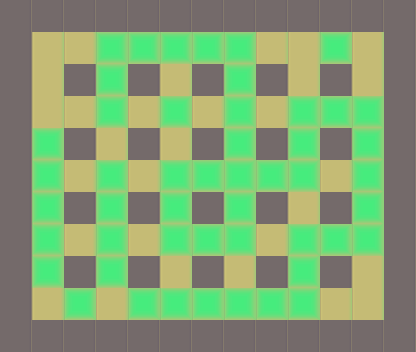

Below is a game level as drawn by its tile map, then a one-line description and the .tmx file that defines it, in full:
An orthogonal 13x11 tile map with 32x32 px tiles, 2 tile layers (base, piedras).

<map version="1.0" orientation="orthogonal" renderorder="right-down" width="13" height="11" tilewidth="32" tileheight="32" nextobjectid="1">
 <properties>
  <property name="nombre" value="Nivel 1" />
 </properties>
 <tileset firstgid="1" name="tile" tilewidth="32" tileheight="32" tilecount="3">
  <image source="../../resources/tilebase.png" width="96" height="32" />
  <terraintypes>
   <terrain name="New Terrain" tile="-1" />
  </terraintypes>
 </tileset>
 <layer name="base" width="13" height="11">
  <data>
   <tile gid="1" />
   <tile gid="1" />
   <tile gid="1" />
   <tile gid="1" />
   <tile gid="1" />
   <tile gid="1" />
   <tile gid="1" />
   <tile gid="1" />
   <tile gid="1" />
   <tile gid="1" />
   <tile gid="1" />
   <tile gid="1" />
   <tile gid="1" />
   <tile gid="1" />
   <tile gid="2" />
   <tile gid="2" />
   <tile gid="2" />
   <tile gid="2" />
   <tile gid="2" />
   <tile gid="2" />
   <tile gid="2" />
   <tile gid="2" />
   <tile gid="2" />
   <tile gid="2" />
   <tile gid="2" />
   <tile gid="1" />
   <tile gid="1" />
   <tile gid="2" />
   <tile gid="1" />
   <tile gid="2" />
   <tile gid="1" />
   <tile gid="2" />
   <tile gid="1" />
   <tile gid="2" />
   <tile gid="1" />
   <tile gid="2" />
   <tile gid="1" />
   <tile gid="2" />
   <tile gid="1" />
   <tile gid="1" />
   <tile gid="2" />
   <tile gid="2" />
   <tile gid="2" />
   <tile gid="2" />
   <tile gid="2" />
   <tile gid="2" />
   <tile gid="2" />
   <tile gid="2" />
   <tile gid="2" />
   <tile gid="2" />
   <tile gid="2" />
   <tile gid="1" />
   <tile gid="1" />
   <tile gid="2" />
   <tile gid="1" />
   <tile gid="2" />
   <tile gid="1" />
   <tile gid="2" />
   <tile gid="1" />
   <tile gid="2" />
   <tile gid="1" />
   <tile gid="2" />
   <tile gid="1" />
   <tile gid="2" />
   <tile gid="1" />
   <tile gid="1" />
   <tile gid="2" />
   <tile gid="2" />
   <tile gid="2" />
   <tile gid="2" />
   <tile gid="2" />
   <tile gid="2" />
   <tile gid="2" />
   <tile gid="2" />
   <tile gid="2" />
   <tile gid="2" />
   <tile gid="2" />
   <tile gid="1" />
   <tile gid="1" />
   <tile gid="2" />
   <tile gid="1" />
   <tile gid="2" />
   <tile gid="1" />
   <tile gid="2" />
   <tile gid="1" />
   <tile gid="2" />
   <tile gid="1" />
   <tile gid="2" />
   <tile gid="1" />
   <tile gid="2" />
   <tile gid="1" />
   <tile gid="1" />
   <tile gid="2" />
   <tile gid="2" />
   <tile gid="2" />
   <tile gid="2" />
   <tile gid="2" />
   <tile gid="2" />
   <tile gid="2" />
   <tile gid="2" />
   <tile gid="2" />
   <tile gid="2" />
   <tile gid="2" />
   <tile gid="1" />
   <tile gid="1" />
   <tile gid="2" />
   <tile gid="1" />
   <tile gid="2" />
   <tile gid="1" />
   <tile gid="2" />
   <tile gid="1" />
   <tile gid="2" />
   <tile gid="1" />
   <tile gid="2" />
   <tile gid="1" />
   <tile gid="2" />
   <tile gid="1" />
   <tile gid="1" />
   <tile gid="2" />
   <tile gid="2" />
   <tile gid="2" />
   <tile gid="2" />
   <tile gid="2" />
   <tile gid="2" />
   <tile gid="2" />
   <tile gid="2" />
   <tile gid="2" />
   <tile gid="2" />
   <tile gid="2" />
   <tile gid="1" />
   <tile gid="1" />
   <tile gid="1" />
   <tile gid="1" />
   <tile gid="1" />
   <tile gid="1" />
   <tile gid="1" />
   <tile gid="1" />
   <tile gid="1" />
   <tile gid="1" />
   <tile gid="1" />
   <tile gid="1" />
   <tile gid="1" />
   <tile gid="1" />
  </data>
 </layer>
 <layer name="piedras" width="13" height="11">
  <data>
   <tile gid="0" />
   <tile gid="0" />
   <tile gid="0" />
   <tile gid="0" />
   <tile gid="0" />
   <tile gid="0" />
   <tile gid="0" />
   <tile gid="0" />
   <tile gid="0" />
   <tile gid="0" />
   <tile gid="0" />
   <tile gid="0" />
   <tile gid="0" />
   <tile gid="0" />
   <tile gid="0" />
   <tile gid="0" />
   <tile gid="3" />
   <tile gid="3" />
   <tile gid="3" />
   <tile gid="3" />
   <tile gid="3" />
   <tile gid="0" />
   <tile gid="0" />
   <tile gid="3" />
   <tile gid="0" />
   <tile gid="0" />
   <tile gid="0" />
   <tile gid="0" />
   <tile gid="0" />
   <tile gid="3" />
   <tile gid="0" />
   <tile gid="0" />
   <tile gid="0" />
   <tile gid="3" />
   <tile gid="0" />
   <tile gid="0" />
   <tile gid="0" />
   <tile gid="0" />
   <tile gid="0" />
   <tile gid="0" />
   <tile gid="0" />
   <tile gid="0" />
   <tile gid="3" />
   <tile gid="0" />
   <tile gid="3" />
   <tile gid="0" />
   <tile gid="3" />
   <tile gid="0" />
   <tile gid="3" />
   <tile gid="3" />
   <tile gid="3" />
   <tile gid="0" />
   <tile gid="0" />
   <tile gid="3" />
   <tile gid="0" />
   <tile gid="0" />
   <tile gid="0" />
   <tile gid="0" />
   <tile gid="0" />
   <tile gid="3" />
   <tile gid="0" />
   <tile gid="3" />
   <tile gid="0" />
   <tile gid="3" />
   <tile gid="0" />
   <tile gid="0" />
   <tile gid="3" />
   <tile gid="0" />
   <tile gid="3" />
   <tile gid="0" />
   <tile gid="3" />
   <tile gid="3" />
   <tile gid="3" />
   <tile gid="3" />
   <tile gid="3" />
   <tile gid="0" />
   <tile gid="3" />
   <tile gid="0" />
   <tile gid="0" />
   <tile gid="3" />
   <tile gid="0" />
   <tile gid="3" />
   <tile gid="0" />
   <tile gid="3" />
   <tile gid="0" />
   <tile gid="3" />
   <tile gid="0" />
   <tile gid="0" />
   <tile gid="0" />
   <tile gid="3" />
   <tile gid="0" />
   <tile gid="0" />
   <tile gid="3" />
   <tile gid="0" />
   <tile gid="3" />
   <tile gid="0" />
   <tile gid="3" />
   <tile gid="3" />
   <tile gid="3" />
   <tile gid="0" />
   <tile gid="3" />
   <tile gid="3" />
   <tile gid="3" />
   <tile gid="0" />
   <tile gid="0" />
   <tile gid="3" />
   <tile gid="0" />
   <tile gid="3" />
   <tile gid="0" />
   <tile gid="0" />
   <tile gid="0" />
   <tile gid="0" />
   <tile gid="0" />
   <tile gid="3" />
   <tile gid="0" />
   <tile gid="0" />
   <tile gid="0" />
   <tile gid="0" />
   <tile gid="0" />
   <tile gid="3" />
   <tile gid="0" />
   <tile gid="3" />
   <tile gid="3" />
   <tile gid="3" />
   <tile gid="3" />
   <tile gid="3" />
   <tile gid="3" />
   <tile gid="0" />
   <tile gid="0" />
   <tile gid="0" />
   <tile gid="0" />
   <tile gid="0" />
   <tile gid="0" />
   <tile gid="0" />
   <tile gid="0" />
   <tile gid="0" />
   <tile gid="0" />
   <tile gid="0" />
   <tile gid="0" />
   <tile gid="0" />
   <tile gid="0" />
   <tile gid="0" />
   <tile gid="0" />
  </data>
 </layer>
</map>
